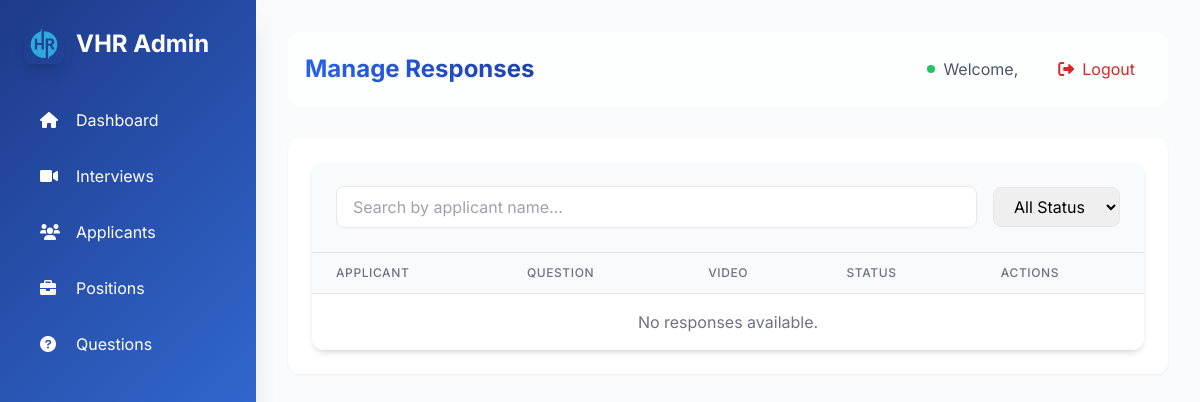
The page /responses/ on the database as committed earlier.
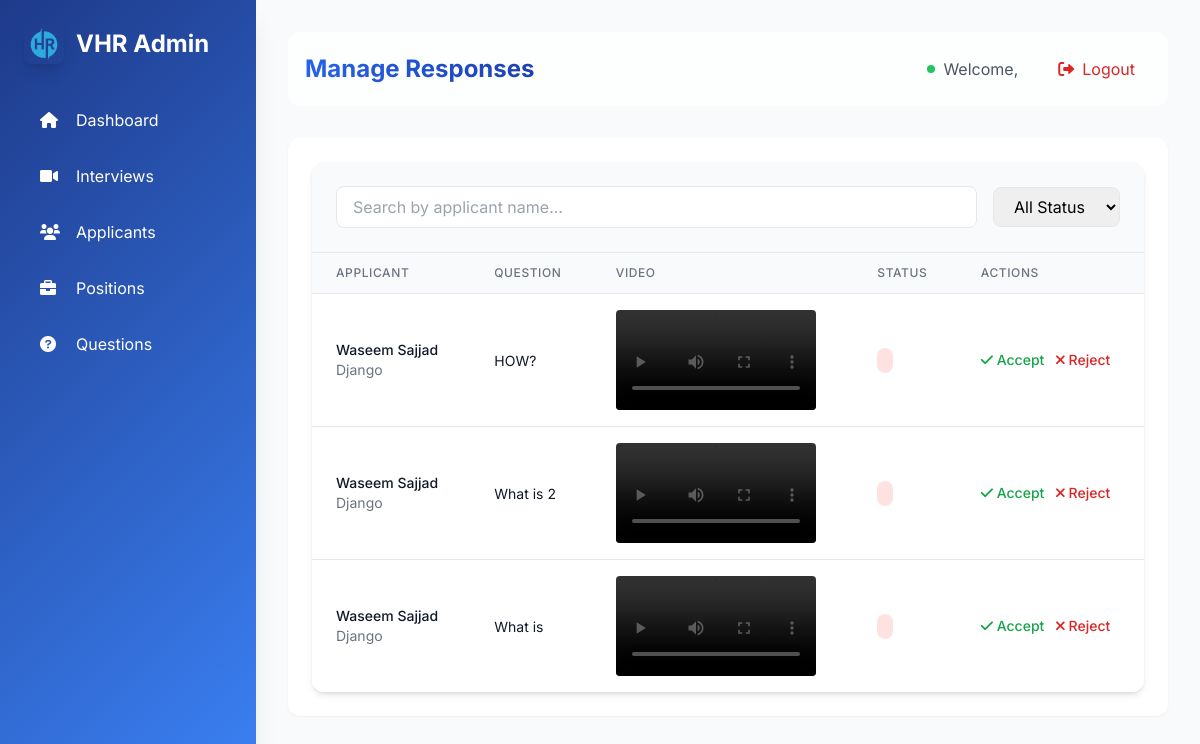
The same page on the database as committed later.
### interviews/models.py (models this page shows, shortened)
class ApplicantResponse(models.Model):
    applicant = models.ForeignKey(Applicant, on_delete=models.CASCADE, related_name="responses")
    question = models.ForeignKey(Question, on_delete=models.CASCADE, related_name="responses")
    video_response = models.FileField(upload_to='videos/', null=True, blank=True)
    submission_time = models.DateTimeField(auto_now_add=True)
    score = models.IntegerField(null=True, blank=True)

class Applicant(models.Model):
    STATUS_CHOICES = [
        ('Pending', 'Pending'),
        ('Selected', 'Selected'),
        ('Rejected', 'Rejected'),
    ]
    user = models.ForeignKey(User, on_delete=models.CASCADE, related_name="applicants", null=True, blank=True)
    fullname = models.CharField(max_length=255)
    email = models.EmailField()
    position = models.ForeignKey(Position, on_delete=models.CASCADE, related_name="applicants")
    status = models.CharField(max_length=10, choices=STATUS_CHOICES, default='Pending')
    resume = models.FileField(upload_to='resumes/', null=True, blank=True)
    created_at = models.DateTimeField(auto_now_add=True)
    class Meta:
        unique_together = ('email', 'position')

class Position(models.Model):
    name = models.CharField(max_length=255, unique=True)
    created_at = models.DateTimeField(auto_now_add=True)

class Question(models.Model):
    text = models.TextField()
    positions = models.ManyToManyField(Position, related_name="questions")
    time_limit = models.IntegerField(default=60)  # Time limit in seconds

### interviews/views.py (the view)
# urls.py: path('responses/', manage_responses, name='manage_responses'),
def manage_responses(request):
    responses = ApplicantResponse.objects.all()
    applicant_id = request.GET.get('applicant')
    if applicant_id:
        responses = responses.filter(applicant_id=applicant_id)
    responses = responses.select_related(
        'applicant', 'question', 'applicant__position'
    ).order_by('-submission_time')
    return render(request, 'admin/manage_responses.html', {
        'responses': responses,
        'applicant_id': applicant_id
    })

### interviews/templates/admin/manage_responses.html (shortened to what this page needs)
{% extends "admin/base_admin.html" %}
{% block admin_content %}
<div class="bg-white rounded-xl shadow-md overflow-hidden">
    <div class="p-6 bg-gray-50 border-b">
        <div class="flex items-center space-x-4">
            <div class="flex-1">
                <input type="text" id="search" placeholder="Search by applicant name..."
                       class="w-full px-4 py-2 border rounded-lg focus:ring-2 focus:ring-blue-500 focus:border-blue-500">
            </div>
            <select id="status-filter" class="px-4 py-2 border rounded-lg focus:ring-2 focus:ring-blue-500 focus:border-blue-500">
                <option value="">All Status</option>
            </select>
        </div>
    </div>
    <div class="overflow-x-auto">
        <table class="min-w-full divide-y divide-gray-200">
            <thead class="bg-gray-50">
                <tr>
                    <th class="px-6 py-3 text-left text-xs font-medium text-gray-500 uppercase tracking-wider">Applicant</th>
                    <th class="px-6 py-3 text-left text-xs font-medium text-gray-500 uppercase tracking-wider">Question</th>
                    <th class="px-6 py-3 text-left text-xs font-medium text-gray-500 uppercase tracking-wider">Video</th>
                    <th class="px-6 py-3 text-left text-xs font-medium text-gray-500 uppercase tracking-wider">Status</th>
                    <th class="px-6 py-3 text-left text-xs font-medium text-gray-500 uppercase tracking-wider">Actions</th>
                </tr>
            </thead>
            <tbody class="bg-white divide-y divide-gray-200">
                {% for response in responses %}
                <tr class="hover:bg-gray-50 transition">
                    <td class="px-6 py-4 whitespace-nowrap">
                        <div class="text-sm">
                            <div class="font-medium text-gray-900">{{ response.applicant.fullname }}</div>
                            <div class="text-gray-500">{{ response.applicant.position.name }}</div>
                        </div>
                    </td>
                    <td class="px-6 py-4">
                        <span class="text-sm text-gray-900">{{ response.question.text|truncatechars:100 }}</span>
                    </td>
                    <td class="px-6 py-4">
                        {% if response.video_response %}
                        <video width="200" controls class="rounded">
                            <source src="{{ response.video_response.url }}" type="video/webm">
                        </video>
                        {% else %}
                        <span class="text-sm text-gray-500">No video uploaded</span>
                        {% endif %}
                    </td>
                    <td class="px-6 py-4 whitespace-nowrap">
                        <span class="px-2 py-1 text-sm rounded-full
                            {% if response.status == 'Pending' %}bg-yellow-100 text-yellow-800
                            {% elif response.status == 'Accepted' %}bg-green-100 text-green-800
                            {% else %}bg-red-100 text-red-800{% endif %}">
                        </span>
                    </td>
                    <td class="px-6 py-4 whitespace-nowrap text-sm font-medium space-x-2">
                        <button onclick="acceptResponse({{ response.id }})"
                                class="text-green-600 hover:text-green-900">
                            <i class="fas fa-check"></i> Accept
                        </button>
                        <button onclick="rejectResponse({{ response.id }})"
                                class="text-red-600 hover:text-red-900">
                            <i class="fas fa-times"></i> Reject
                        </button>
                    </td>
                </tr>
                {% empty %}
                <tr>
                    <td colspan="5" class="px-6 py-4 text-center text-gray-500">
                        No responses available.
                    </td>
                </tr>
                {% endfor %}
            </tbody>
        </table>
    </div>
</div>
{% endblock %}

Rows that differ between the two databases and show on the page:
added ApplicantResponse: applicant.fullname "Waseem Sajjad", applicant.position.name "Django", question.text "HOW?"
added ApplicantResponse: applicant.fullname "Waseem Sajjad", applicant.position.name "Django", question.text "What is 2"
added ApplicantResponse: applicant.fullname "Waseem Sajjad", applicant.position.name "Django", question.text "What is"
Other text that changed with them:
text no longer shown: "No responses available."
